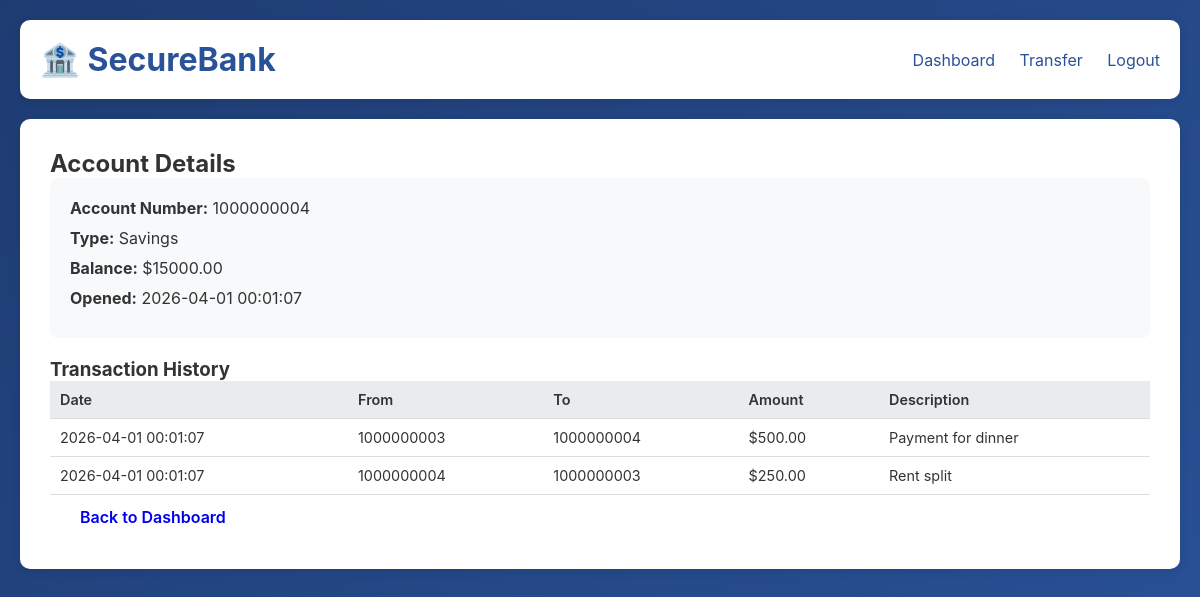
Screenshot of /account/4 (signed in) with the database file from the repository.
### tables this page shows
CREATE TABLE accounts (
            id INTEGER PRIMARY KEY AUTOINCREMENT,
            user_id INTEGER,
            account_number TEXT UNIQUE,
            account_type TEXT,
            balance REAL DEFAULT 0.0,
            created_at TIMESTAMP DEFAULT CURRENT_TIMESTAMP,
            FOREIGN KEY (user_id) REFERENCES users(id)
        );

CREATE TABLE transactions (
            id INTEGER PRIMARY KEY AUTOINCREMENT,
            from_account INTEGER,
            to_account INTEGER,
            amount REAL,
            description TEXT,
            created_at TIMESTAMP DEFAULT CURRENT_TIMESTAMP,
            FOREIGN KEY (from_account) REFERENCES accounts(id),
            FOREIGN KEY (to_account) REFERENCES accounts(id)
        );

### app.py (the view)
@app.route('/account/<int:account_id>')
def account_detail(account_id):
    if 'user_id' not in session:
        return redirect(url_for('login'))
    conn = get_db()
    cursor = conn.cursor()
    cursor.execute("SELECT * FROM accounts WHERE id=?", (account_id,))
    account = cursor.fetchone()
    if account:
        cursor.execute('''
            SELECT t.*, a1.account_number as from_acc_num, a2.account_number as to_acc_num
            FROM transactions t
            LEFT JOIN accounts a1 ON t.from_account = a1.id
            LEFT JOIN accounts a2 ON t.to_account = a2.id
            WHERE t.from_account=? OR t.to_account=?
            ORDER BY t.created_at DESC
        ''', (account_id, account_id))
        transactions = cursor.fetchall()
        conn.close()
        return render_template('account.html', account=account, transactions=transactions)
    conn.close()
    return "Account not found", 404

### app.py (called while the page is built)
def get_db():
    conn = sqlite3.connect(DATABASE)
    conn.row_factory = sqlite3.Row
    return conn

### templates/account.html (shortened to what this page needs)
<!DOCTYPE html>
<html lang="en">
<head>
    <link rel="stylesheet" href="{{ url_for('static', filename='css/style.css') }}">
</head>
<body>
    <div class="container">
        <header>
            <h1>🏦 SecureBank</h1>
            <nav>
                <a href="{{ url_for('dashboard') }}">Dashboard</a>
                <a href="{{ url_for('transfer') }}">Transfer</a>
                <a href="{{ url_for('logout') }}">Logout</a>
            </nav>
        </header>
        <div class="account-detail">
            <h2>Account Details</h2>
            <div class="account-info">
                <p><strong>Account Number:</strong> {{ account.account_number }}</p>
                <p><strong>Type:</strong> {{ account.account_type }}</p>
                <p><strong>Balance:</strong> ${{ "%.2f" % account.balance }}</p>
                <p><strong>Opened:</strong> {{ account.created_at }}</p>
            </div>
            <h3>Transaction History</h3>
            <table>
                <thead>
                    <tr>
                        <th>Date</th>
                        <th>From</th>
                        <th>To</th>
                        <th>Amount</th>
                        <th>Description</th>
                    </tr>
                </thead>
                <tbody>
                    {% for trans in transactions %}
                    <tr>
                        <td>{{ trans.created_at }}</td>
                        <td>{{ trans.from_acc_num }}</td>
                        <td>{{ trans.to_acc_num }}</td>
                        <td>${{ "%.2f" % trans.amount }}</td>
                        <td>{{ trans.description }}</td>
                    </tr>
                    {% endfor %}
                </tbody>
            </table>
            <a href="{{ url_for('dashboard') }}" class="btn">Back to Dashboard</a>
        </div>
    </div>
</body>
</html>

### static/css/style.css (style rules this page uses)
* { margin: 0; padding: 0; box-sizing: border-box; }
body { font-family: -apple-system, BlinkMacSystemFont, 'Segoe UI', Roboto, Oxygen, Ubuntu, sans-serif; background: linear-gradient(135deg, #1e3c72 0%, #2a5298 100%); min-height: 100vh; color: #333; }
.container { max-width: 1200px; margin: 0 auto; padding: 20px; }
header { background: white; padding: 20px; border-radius: 10px; margin-bottom: 20px; box-shadow: 0 2px 10px rgba(0,0,0,0.1); display: flex; justify-content: space-between; align-items: center; }
header h1 { color: #2a5298; }
nav a { margin-left: 20px; color: #2a5298; text-decoration: none; }
.btn { display: inline-block; padding: 12px 30px; border-radius: 5px; text-decoration: none; font-weight: 600; transition: transform 0.2s, box-shadow 0.2s; border: none; cursor: pointer; }
table { width: 100%; border-collapse: collapse; font-size: 0.9em; }
th, td { padding: 10px; text-align: left; border-bottom: 1px solid #ddd; }
th { background: #e9ecef; font-weight: 600; }
.account-detail { background: white; padding: 30px; border-radius: 10px; box-shadow: 0 2px 10px rgba(0,0,0,0.1); }
.account-info { background: #f8f9fa; padding: 20px; border-radius: 8px; margin-bottom: 20px; }
.account-info p { margin-bottom: 10px; }

### rows the page displays
accounts: account_number "1000000004", account_type "Savings", balance "15000.00", created_at "2026-04-01 00:01:07"
transactions: amount "500.00"
transactions: amount "250.00"
